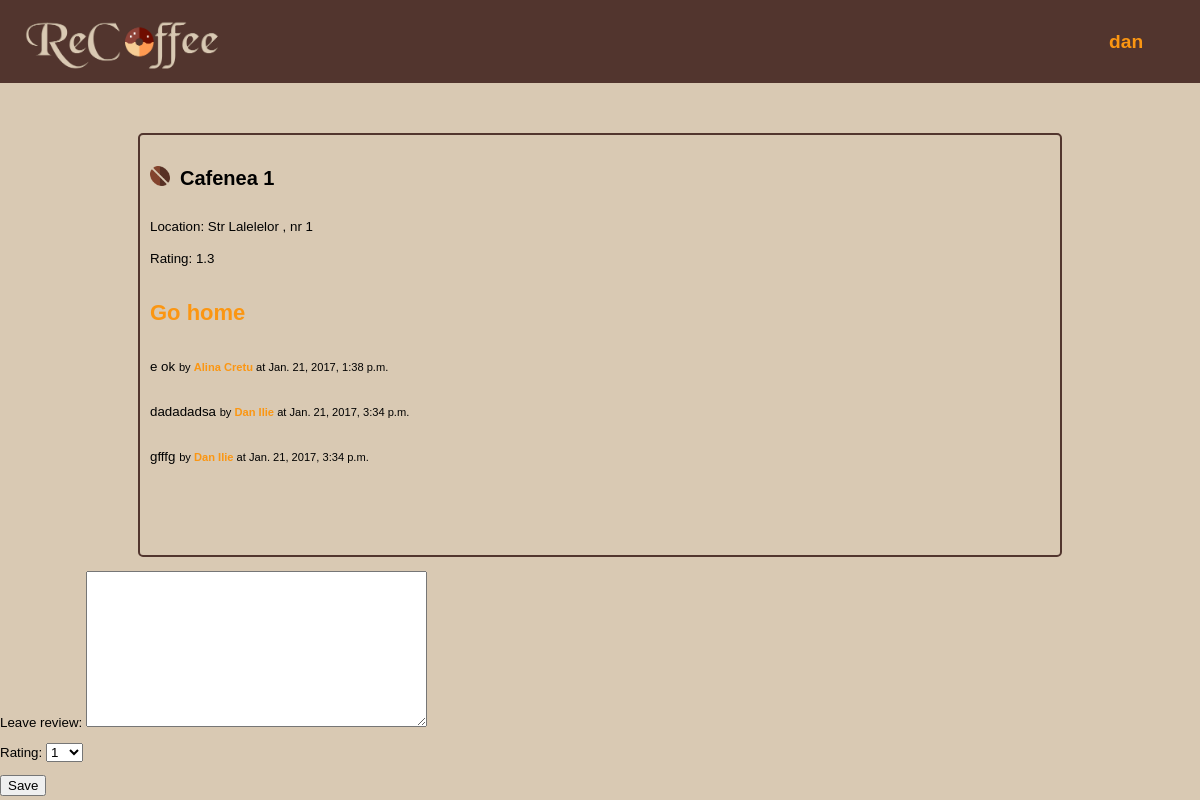
Page /shop_profile/1/ (signed in) on the earlier database version.
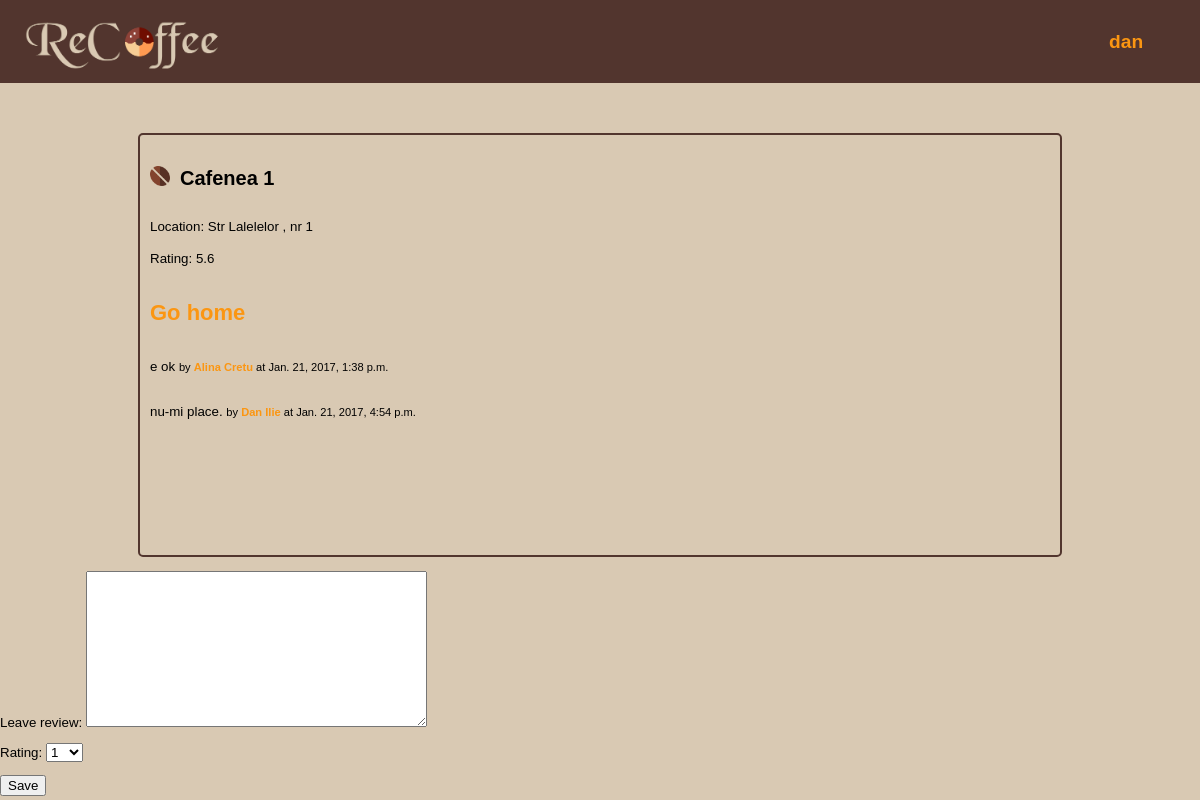
Same page on the later database version.
### ReCoffee/models.py (models this page shows, shortened)
class ShopProfile(models.Model):
    name = models.CharField(max_length=50)
    location = models.CharField(max_length=200)
    rating = models.DecimalField(
        default=0,
        max_digits=2,
        decimal_places=1)

class Review(models.Model):
    text = models.CharField(max_length=300)
    date_added = models.DateTimeField(auto_now_add=True)
    author = models.ForeignKey(UserProfile, related_name='review')
    shop = models.ForeignKey(ShopProfile, related_name='review')

class UserProfile(models.Model):
    first_name = models.CharField(max_length=20)
    last_name = models.CharField(max_length=20)
    birthday = models.DateField(null=True)
    user = models.OneToOneField(
        User,
        primary_key=True,
        related_name='profile')
    class Meta:
        verbose_name_plural = 'User Profiles'

### ReCoffee/views.py (the view, shortened to what this page needs)
# urls.py: url(r'^shop_profile/(?P<pk>\d+)/$', views.shop_profile,
def shop_profile(request, pk):
    context = {}
    shop = models.ShopProfile.objects.get(pk=pk)
    review_list = models.Review.objects.filter(shop=shop)
    user_profile = models.UserProfile.objects.get(user=request.user)
    try:
        exist = models.Favorite.objects.get(user=user_profile, shop=shop)
        flag = True
    except ObjectDoesNotExist:
        flag = False
    if request.method == 'GET':
        form = forms.ReviewForm()
    context['shop'] = shop
    context['form'] = form
    context['review_list'] = review_list
    context['flag'] = flag
    return render(request, 'ReCoffee/shop_profile.html', context)

### ReCoffee/forms.py
class ReviewForm(forms.Form):
    text = forms.CharField(label="Leave review",
                           widget=forms.Textarea)
    rating = forms.ChoiceField(choices=[(x, x) for x in range(1, 11)],label="Rating")

### ReCoffee/templates/ReCoffee/shop_profile.html (shortened to what this page needs)
{% extends 'ReCoffee/base.html' %}
{% load static %}
{% block content %}
<article class="profile">
	{% if not flag %}
		<a class="boaba" href="{% url 'faved' shop.pk %}">
			<img src="{% static 'images/fave.png' %}" id="favebtn"/>
		</a>
	{% endif %}
	<small class="dropdown">
	<h1 class="shoptitle"> {{ shop.name }} </h1>
	<span> Location: {{ shop.location }} </span>
	<br><span> Rating: {{ shop.rating }} </span>
	<p style="font-size: 22px; font-style: bold;">
	<a href="{% url 'index' %}">Go home</a>
	</p>
	{% for review in review_list %}
		<p>
			{{ review.text }}
			<small>  {% if user.profile %} by
		<a href="{% url 'user_profile' review.author.pk %}">{{ review.author.first_name }} {{ review.author.last_name }}</a>
		at {{ review.date_added }}
{% endif %}
</small>
</p>
{% endfor %}
</article>
{% if user.username %}
<form method="POST">
	{{ form.as_p }}
	<input class="button" type="submit" value="Save"/>
</form>
{% endif %}
{% endblock %}

Differences in the rows shown:
removed Review: text "dadadadsa", author.first_name "Dan", author.last_name "Ilie", date_added "Jan. 21, 2017, 3:34 p.m."
removed Review: text "gfffg", author.first_name "Dan", author.last_name "Ilie", date_added "Jan. 21, 2017, 3:34 p.m."
changed ShopProfile "Cafenea 1": rating "1.3" → "5.6"
added Review: text "nu-mi place.", author.first_name "Dan", author.last_name "Ilie", date_added "Jan. 21, 2017, 4:54 p.m."
